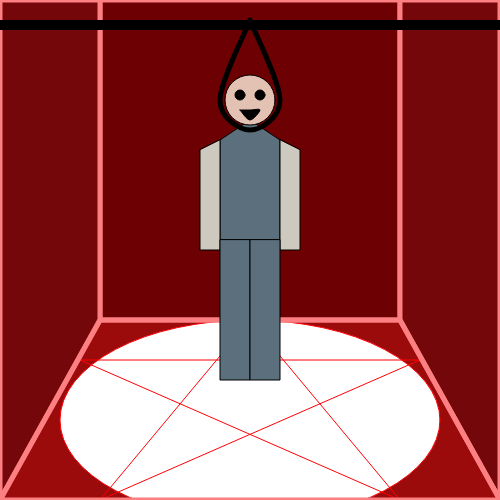
Frame 1 (no input)
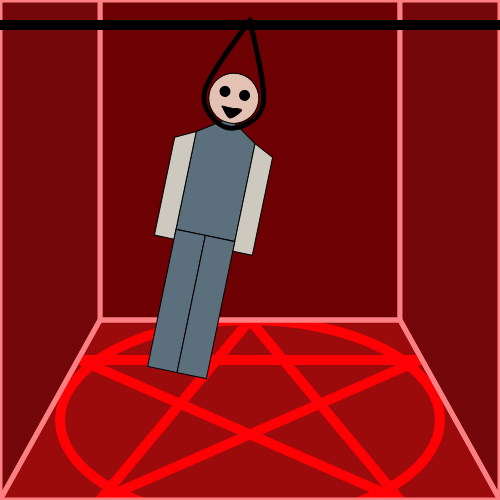
Frame 60 (no input)
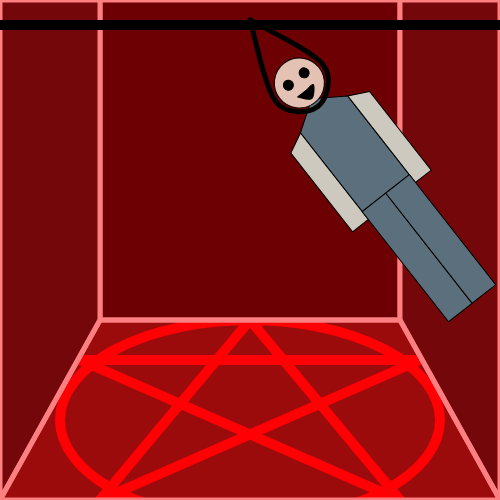
Frame 120 (the mouse pressed at the canvas centre since frame 60)

The p5.js sketch that drew these frames (run headless with seeded random() and noise() and a simulated clock; from frame 60 on, the mouse is pressed at the canvas centre):

// p5.js sketch
// ── sketch.js

let translateX = 250;
let translateY = 20;
let bodyX = 250 - translateX;
let bodyY = 120 - translateY;
let leftArmX = 200 - translateX;
let leftArmY = 150 - translateY;
let rightArmX = 280 - translateX;
let rightArmY = 140 - translateY;
let leftLegX = 220 - translateX;
let leftLegY = 240 - translateY;
let rightLegX = 250 - translateX;
let rightLegY = 240 - translateY;
let headX = 250 - translateX;
let headY = 100 - translateY;
let headD = 50;
let ropeX = 250 - translateX;
let ropeY = 20 - translateY;
let angleOfRotation = 0;
let speedOfRotation = 3;
let acceleRotation = 0.3;

function setup() {
    createCanvas(500, 500);
    rectMode(CENTER);
    background("#9B0B0B");
}

function draw() {
    background("#9B0B0B");
    stroke("#FF0004");
    ellipse(250, 420, 380, 200);
    line(250, 320, 400, 500);
    line(400, 500, 80, 360);
    line(80, 360, 420, 360);
    line(420, 360, 100, 500);
    line(100, 500, 250, 320); //room
    stroke("#FC7F82");
    strokeWeight(5);
    fill("#6C0002");
    quad(100, 0, 400, 0, 400, 320, 100, 320);
    fill("#740709");
    quad(0, 0, 100, 0, 100, 320, 0, 500);
    quad(400, 0, 500, 0, 500, 500, 400, 320);
    noFill();
    quad(0, 500, 100, 320, 400, 320, 500, 500);
    noFill(); //beam
    stroke(0);
    strokeWeight(10);
    line(0, 25, 500, 25);
    push();
    translate(translateX, translateY);
    rotate(radians(angleOfRotation));
    angleOfRotation = angleOfRotation + speedOfRotation;

    if (angleOfRotation >= 0 && angleOfRotation >= 90) {
        speedOfRotation = -speedOfRotation;
        speedOfRotation = speedOfRotation + acceleRotation;
    }
    if (angleOfRotation <= 0 && angleOfRotation <= -90) {
        speedOfRotation = -speedOfRotation;
        speedOfRotation = speedOfRotation - acceleRotation;
    }
    if (angleOfRotation <= -95) {
        speedOfRotation = 0;
        bodyX = bodyX - 5;
        leftArmX = leftArmX - 4;
        rightArmX = rightArmX - 4;
        leftLegX = leftLegX - 5;
        rightLegX = rightLegX - 4;
        headX = headX - 5;
        bodyY = bodyY - 2;
        leftArmY = leftArmY - 1;
        rightArmY = rightArmY - 1;
        leftLegY = leftLegY - 2;
        rightLegY = rightLegY - 2;
        headY = headY - 2;
    }

    if (angleOfRotation >= 95) {
        speedOfRotation = 0;
        bodyX = bodyX + 5;
        leftArmX = leftArmX + 4;
        rightArmX = rightArmX + 4;
        leftLegX = leftLegX + 5;
        rightLegX = rightLegX + 4;
        headX = headX + 5;
        bodyY = bodyY - 2;
        leftArmY = leftArmY + 1;
        rightArmY = rightArmY + 1;
        leftLegY = leftLegY + 2;
        rightLegY = rightLegY + 2;
        headY = headY + 2;
    }
    if (rightArmX <= -530 || leftArmX >= 530) {
        phaseReset();
    } //From 0-90 want speed to be decreasing
    //need acceleration = -0.1, once hit 90, reverse speed, if speed
    // angle -= angle + sped + acel
    //rotation = 0, reverse acel
    drawBody(bodyX, bodyY);
    drawLeftArm(leftArmX, leftArmY);
    drawRightArm(rightArmX, rightArmY);
    drawLeftLeg(leftLegX, leftLegY);
    drawRightLeg(rightLegX, rightLegY);
    drawHead(headX, headY, headD);
    drawRope(ropeX, ropeY);
    pop();
}
function drawBody(x, y) {
    fill("#5B6F7C");
    strokeWeight(1);
    beginShape();
    vertex(x, y);
    vertex(x - 30, y + 20);
    vertex(x - 30, y + 120);
    vertex(x + 30, y + 120);
    vertex(x + 30, y + 20);
    vertex(x, y);
    endShape();
}
function drawLeftArm(x, y) {
    fill("#CEC9BF");
    strokeWeight(1);
    quad(x, y, x, y + 100, x + 20, y + 100, x + 20, y - 10);
}
function drawRightArm(x, y) {
    strokeWeight(1);
    quad(x, y, x, y + 110, x + 20, y + 110, x + 20, y + 10);
}
function drawLeftLeg(x, y) {
    fill("#5B6F7C");
    strokeWeight(1);
    quad(x, y, x, y + 140, x + 30, y + 140, x + 30, y);
}
function drawRightLeg(x, y) {
    fill("#5B6F7C");
    strokeWeight(1);
    quad(x, y, x, y + 140, x + 30, y + 140, x + 30, y);
}
function drawHead(x, y, d) {
    strokeWeight(1);
    fill("#E3C2B3");
    circle(x, y, d);
    fill(0, 0, 0);
    circle(x - 10, y - 5, d - 40);
    circle(x + 10, y - 5, d - 40);
    beginShape();
    curveVertex(x - 10, y + 10);
    curveVertex(x - 10, y + 10);
    curveVertex(x, y + 20);
    curveVertex(x + 10, y + 10);
    curveVertex(x, y + 10);
    curveVertex(x - 10, y + 10);
    curveVertex(x - 10, y + 10);
    endShape();
}
function drawRope(x, y) {
    noFill();
    strokeWeight(5);
    beginShape();
    curveVertex(x, y);
    curveVertex(x, y);
    curveVertex(x - 30, y + 80);
    curveVertex(x, y + 110);
    curveVertex(x + 30, y + 80);
    curveVertex(x, y);
    curveVertex(x, y);
    endShape();
}
function phaseReset() {
    translateX = 250;
    translateY = 20;
    bodyX = 250 - translateX;
    bodyY = 120 - translateY;
    leftArmX = 200 - translateX;
    leftArmY = 150 - translateY;
    rightArmX = 280 - translateX;
    rightArmY = 140 - translateY;
    leftLegX = 220 - translateX;
    leftLegY = 240 - translateY;
    rightLegX = 250 - translateX;
    rightLegY = 240 - translateY;
    headX = 250 - translateX;
    headY = 100 - translateY;
    headD = 50;
    ropeX = 250 - translateX;
    ropeY = 20 - translateY;
    angleOfRotation = 0;
    speedOfRotation = 3;
    acceleRotation = 0.1;
}
